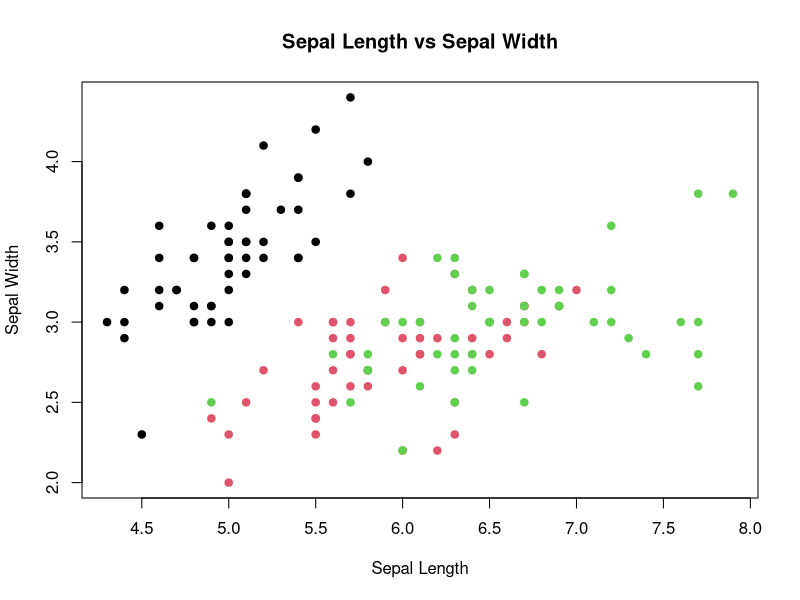
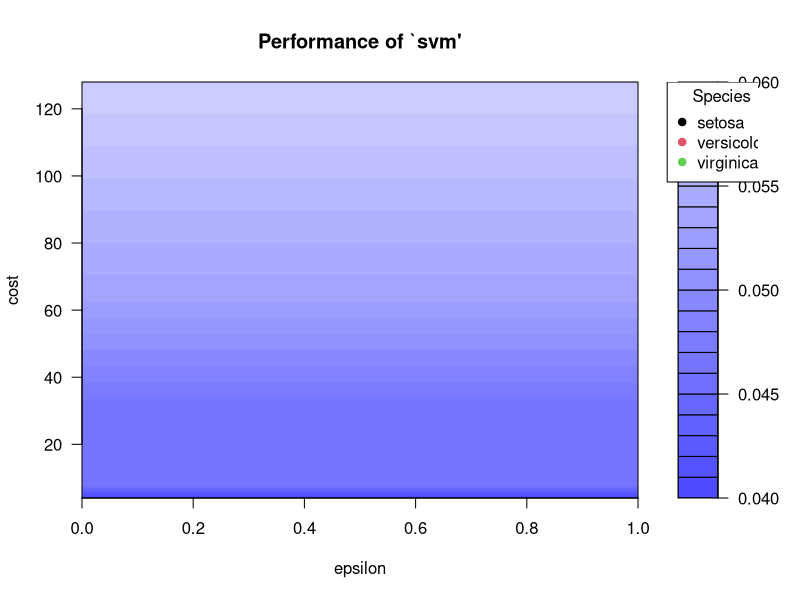

These figures' R source, in order:
#Install the required package
install.packages("e1071")
install.packages('caret')

#Load the required library
library("e1071")
library("caret")
#Load the Iris data set
data(iris)
#Explore the Iris data set
head(iris)
summary(iris)
str(iris)
set.seed(123)
trainIndex <- sample(1:nrow(iris), 0.7 * nrow(iris))
iris_train <- iris[trainIndex, ]
iris_test <- iris[-trainIndex, ]
#Visualize the Iris data set
#Plot sepal length vs. sepal width with species as color and point type
plot(iris$Sepal.Length, iris$Sepal.Width, col = iris$Species, pch = 19, main = "Sepal Length vs Sepal Width", xlab = "Sepal Length", ylab = "Sepal Width")
#Train the SVM model classifier
model <- svm(Species ~ ., data = iris_train, kernel = "linear", cost = 0.1, scale = TRUE)
#Tune the SVM model's parameters
set.seed(123)
tuned_model <- tune(svm, Species ~ ., data = iris, ranges = list(epsilon = seq(0, 1, 0.1), cost = 2^(2:7)))
plot(tuned_model)
#Evaluate the SVM prediction model
predicted <- predict(model, iris_test[, -5])
confusionMatrix(table(predicted, iris_test$Species))

#Add legend
legend("topright", legend = levels(iris$Species), col = unique(iris$Species), pch = 19, title = "Species")